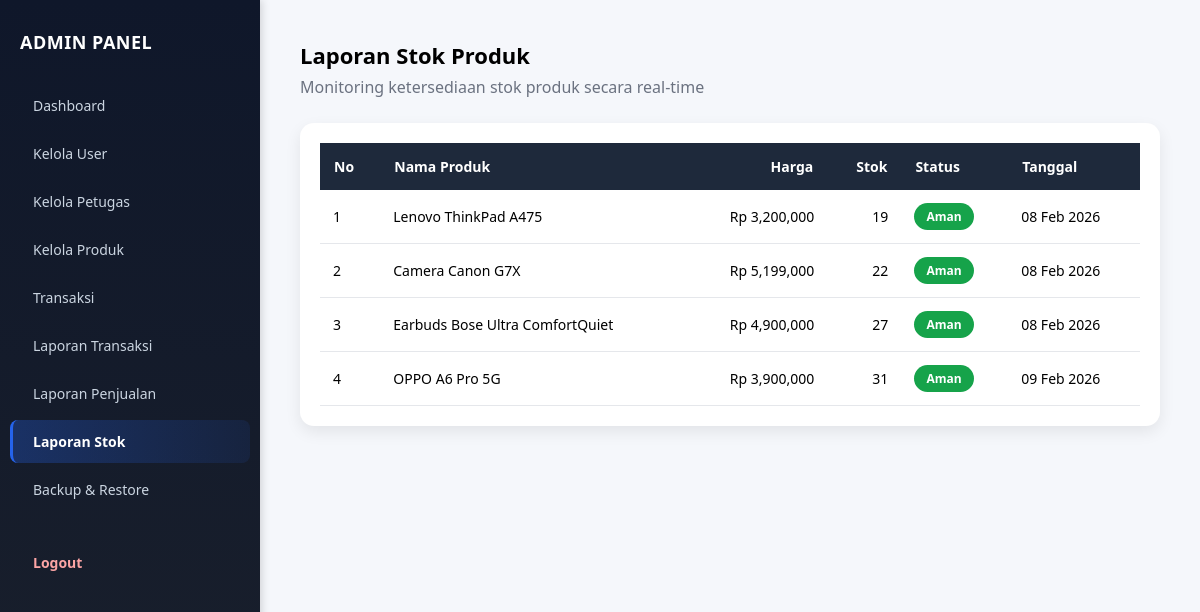
The page /admin/laporan_stok.php (signed in) on the database its author committed.
### tables this page shows
CREATE TABLE `produk` (
  `id` int(11) NOT NULL AUTO_INCREMENT,
  `nama` varchar(100) NOT NULL,
  `harga` int(11) NOT NULL,
  `stok` int(11) NOT NULL,
  `created_at` timestamp NOT NULL DEFAULT current_timestamp(),
  PRIMARY KEY (`id`)
);

### admin/laporan_stok.php (the view, shortened to what this page needs)
<?php
include __DIR__ . "/../config/database.php";
$dataProduk = mysqli_query($conn, "
  SELECT id, nama, harga, stok, created_at
  FROM produk
  ORDER BY stok ASC
");
?>
<!DOCTYPE html>
<html lang="id">
<head>
</head>
<body>
    <div class="wrapper">
        <div class="sidebar">
            <h2>ADMIN PANEL</h2>
            <a href="dashboard.php">Dashboard</a>
            <a href="user.php">Kelola User</a>
            <a href="petugas.php">Kelola Petugas</a>
            <a href="produk.php">Kelola Produk</a>
            <a href="transaksi.php">Transaksi</a>
            <a href="laporan_transaksi.php">Laporan Transaksi</a>
            <a href="laporan_penjualan.php">Laporan Penjualan</a>
            <a href="laporan_stok.php" class="active">Laporan Stok</a>
            <a href="backup_restore.php">Backup & Restore</a>
            <a href="logout.php" class="logout-btn" onclick="return confirm('Apakah Anda yakin ingin logout?')">
                Logout
            </a>
        </div>
        <div class="content">
            <h1>Laporan Stok Produk</h1>
            <p>Monitoring ketersediaan stok produk secara real-time</p>
            <div class="card">
                <table>
                    <tr>
                        <th>No</th>
                        <th>Nama Produk</th>
                        <th class="text-right">Harga</th>
                        <th class="text-right">Stok</th>
                        <th>Status</th>
                        <th>Tanggal</th>
                    </tr>
                    <?php
                    $no = 1;
                    while ($p = mysqli_fetch_assoc($dataProduk)) {
                        if ($p['stok'] == 0) {
                            $status = "<span class='badge habis'>Habis</span>";
                        } elseif ($p['stok'] <= 5) {
                            $status = "<span class='badge menipis'>Menipis</span>";
                        } else {
                            $status = "<span class='badge aman'>Aman</span>";
                        }
                    ?>
                        <tr>
                            <td><?= $no++ ?></td>
                            <td><?= htmlspecialchars($p['nama']) ?></td>
                            <td class="text-right">Rp <?= number_format($p['harga']) ?></td>
                            <td class="text-right"><?= $p['stok'] ?></td>
                            <td><?= $status ?></td>
                            <td><?= date('d M Y', strtotime($p['created_at'])) ?></td>
                        </tr>
                    <?php } ?>
                </table>
            </div>
        </div>
    </div>
</body>
</html>

### admin/laporan_stok.php (style rules this page uses)
* { box-sizing: border-box; margin: 0; padding: 0; font-family: 'Segoe UI', Tahoma, Geneva, Verdana, sans-serif; }
body { margin: 0; background: #f5f7fb; }
.wrapper { display: flex; min-height: 100vh; }
.sidebar { width: 260px; background: linear-gradient(180deg, #0f172a 0%, #1a202c 100%); color: #e2e8f0; padding: 30px 0; box-shadow: 2px 0 8px rgba(0, 0, 0, 0.15); position: fixed; height: 100vh; overflow-y: auto; }
.sidebar h2 { font-size: 18px; font-weight: 700; margin: 0 20px 30px; color: #fff; letter-spacing: 0.5px; }
.sidebar a { display: block; font-size: 14px; font-weight: 500; color: #cbd5e1; text-decoration: none; padding: 12px 20px; margin: 5px 10px; border-radius: 8px; transition: all 0.3s ease; border-left: 3px solid transparent; }
.sidebar a.active { background: linear-gradient(90deg, rgba(37, 99, 235, 0.3), rgba(37, 99, 235, 0.1)); color: #fff; border-left-color: #2563eb; font-weight: 600; }
.sidebar a.logout-btn { color: #fca5a5; font-weight: 600; margin-top: 30px; }
.content { flex: 1; margin-left: 260px; padding: 40px; }
.content h1 { font-size: 22px; margin-bottom: 6px; }
.content p { color: #6b7280; margin-bottom: 25px; }
.card { background: #fff; padding: 20px; border-radius: 14px; box-shadow: 0 6px 16px rgba(0, 0, 0, .08); }
table { width: 100%; border-collapse: collapse; }
th { background: #1e293b; color: #fff; padding: 14px; font-size: 14px; text-align: left; }
td { padding: 13px; border-bottom: 1px solid #e5e7eb; font-size: 14px; }
.badge { padding: 5px 12px; border-radius: 999px; font-size: 12px; font-weight: 600; color: #fff; display: inline-block; }
.aman { background: #16a34a; }
.text-right { text-align: right; }

### rows shown on the page
produk: nama "Lenovo ThinkPad A475", harga "3,200,000", stok "19", shows "Aman", created_at "08 Feb 2026"
produk: nama "Camera Canon G7X", harga "5,199,000", stok "22", shows "Aman", created_at "08 Feb 2026"
produk: nama "Earbuds Bose Ultra ComfortQuiet", harga "4,900,000", stok "27", shows "Aman", created_at "08 Feb 2026"
produk: nama "OPPO A6 Pro 5G", harga "3,900,000", stok "31", shows "Aman", created_at "09 Feb 2026"
